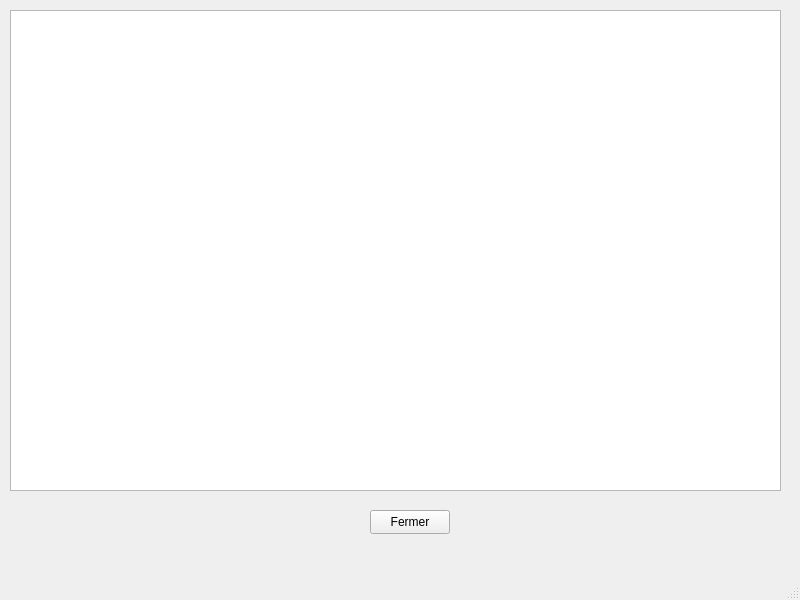
<?xml version="1.0" encoding="UTF-8"?>
<ui version="4.0">
 <class>TriNonDispo</class>
 <widget class="QMainWindow" name="TriNonDispo">
  <property name="geometry">
   <rect>
    <x>0</x>
    <y>0</y>
    <width>800</width>
    <height>600</height>
   </rect>
  </property>
  <property name="windowTitle">
   <string>MainWindow</string>
  </property>
  <widget class="QWidget" name="centralwidget">
   <widget class="QPushButton" name="pushButton">
    <property name="geometry">
     <rect>
      <x>370</x>
      <y>510</y>
      <width>80</width>
      <height>24</height>
     </rect>
    </property>
    <property name="text">
     <string>Fermer</string>
    </property>
   </widget>
   <widget class="QTableView" name="tableView">
    <property name="geometry">
     <rect>
      <x>10</x>
      <y>10</y>
      <width>771</width>
      <height>481</height>
     </rect>
    </property>
   </widget>
  </widget>
  <widget class="QMenuBar" name="menubar">
   <property name="geometry">
    <rect>
     <x>0</x>
     <y>0</y>
     <width>800</width>
     <height>21</height>
    </rect>
   </property>
  </widget>
  <widget class="QStatusBar" name="statusbar"/>
 </widget>
 <resources/>
 <connections/>
</ui>
